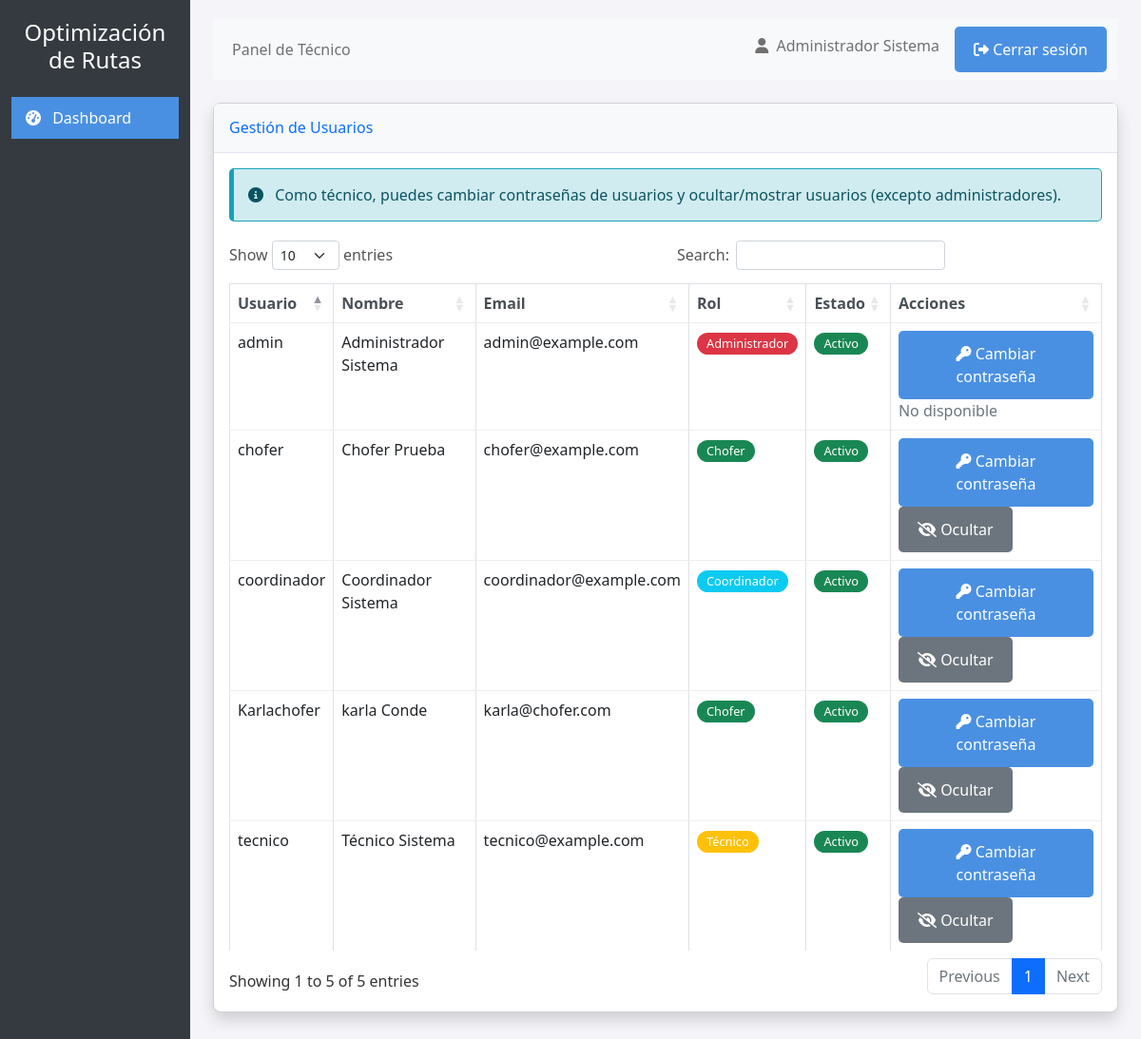
The app's page /technician/dashboard (signed in) with its own data.
### app.py (models this page shows, shortened)
class User(db.Model, UserMixin):
    id = db.Column(db.Integer, primary_key=True)
    username = db.Column(db.String(100), unique=True, nullable=False)
    email = db.Column(db.String(120), unique=True, nullable=False)
    password_hash = db.Column(db.String(200), nullable=False)
    first_name = db.Column(db.String(100), nullable=False)
    last_name = db.Column(db.String(100), nullable=False)
    cedula = db.Column(db.String(20), unique=True, nullable=False)
    role = db.Column(db.String(20), default='driver')  # admin, driver, technician, coordinator
    active = db.Column(db.Boolean, default=True)
    created_at = db.Column(db.DateTime, default=datetime.utcnow)
    driver_info = db.relationship('DriverInfo', backref='user', uselist=False, cascade="all, delete-orphan")
    routes_created = db.relationship('Route', backref='creator', lazy=True, foreign_keys='Route.creator_id')
    routes_driven = db.relationship('RouteCompletion', backref='driver', lazy=True)
    @property
    def is_admin(self):
        return self.role == 'admin'

### app.py (the view)
    @app.route('/technician/dashboard')
    @technician_required
    def technician_dashboard():
        users = User.query.filter_by(active=True).order_by(User.role, User.last_name).all()
        return render_template('technician/dashboard.html', users=users)

### app.py (called while the page is built)
def role_required(*roles):
    def decorator(f):
        @wraps(f)
        def decorated_function(*args, **kwargs):
            if not current_user.is_authenticated:
                flash('Debes iniciar sesión para acceder a esta página.', 'danger')
                return redirect(url_for('login'))
            if current_user.role not in roles:
                flash('No tienes permisos para acceder a esta página.', 'danger')
                return redirect(url_for('dashboard'))
            return f(*args, **kwargs)
        return decorated_function
    return decorator

### templates/technician/dashboard.html (shortened to what this page needs)
{% extends "base.html" %}
{% block page_title %}Panel de Técnico{% endblock %}
{% block sidebar_items %}
<li class="nav-item">
    <a href="{{ url_for('technician_dashboard') }}" class="nav-link active">
        <i class="fas fa-tachometer-alt me-2"></i> Dashboard
    </a>
</li>
{% endblock %}
{% block content %}
<div class="row">
    <div class="col-md-12">
        <div class="card shadow mb-4">
            <div class="card-header py-3">
                <h6 class="m-0 font-weight-bold text-primary">Gestión de Usuarios</h6>
            </div>
            <div class="card-body">
                <div class="alert alert-info">
                    <i class="fas fa-info-circle me-2"></i> Como técnico, puedes cambiar contraseñas de usuarios y ocultar/mostrar usuarios (excepto administradores).
                </div>
                {% if users %}
                <div class="table-responsive">
                    <table class="table table-bordered" id="usersTable">
                        <thead>
                            <tr>
                                <th>Usuario</th>
                                <th>Nombre</th>
                                <th>Email</th>
                                <th>Rol</th>
                                <th>Estado</th>
                                <th>Acciones</th>
                            </tr>
                        </thead>
                        <tbody>
                            {% for user in users %}
                            <tr class="{% if not user.active %}table-secondary{% endif %}">
                                <td>{{ user.username }}</td>
                                <td>{{ user.first_name }} {{ user.last_name }}</td>
                                <td>{{ user.email }}</td>
                                <td>
                                    {% if user.role == 'admin' %}
                                        <span class="badge bg-danger">Administrador</span>
                                    {% elif user.role == 'technician' %}
                                        <span class="badge bg-warning">Técnico</span>
                                    {% elif user.role == 'coordinator' %}
                                        <span class="badge bg-info">Coordinador</span>
                                    {% else %}
                                        <span class="badge bg-success">Chofer</span>
                                    {% endif %}
                                </td>
                                <td>
                                    {% if user.active %}
                                        <span class="badge bg-success">Activo</span>
                                    {% else %}
                                        <span class="badge bg-secondary">Oculto</span>
                                    {% endif %}
                                </td>
                                <td>
                                    <a href="{{ url_for('change_user_password', user_id=user.id) }}" class="btn btn-warning btn-sm">
                                        <i class="fas fa-key"></i> Cambiar contraseña
                                    </a>
                                    {% if not user.is_admin and user.id != current_user.id %}
                                    <form method="POST" action="{{ url_for('toggle_user_status', user_id=user.id) }}" style="display: inline;">
                                        {% if user.active %}
                                        <button type="submit" class="btn btn-secondary btn-sm" onclick="return confirm('¿Estás seguro de que deseas ocultar este usuario?')">
                                            <i class="fas fa-eye-slash"></i> Ocultar
                                        </button>
                                        {% else %}
                                        <button type="submit" class="btn btn-success btn-sm" onclick="return confirm('¿Estás seguro de que deseas activar este usuario?')">
                                            <i class="fas fa-eye"></i> Activar
                                        </button>
                                        {% endif %}
                                    </form>
                                    {% else %}
                                    <span class="text-muted">No disponible</span>
                                    {% endif %}
                                </td>
                            </tr>
                            {% endfor %}
                        </tbody>
                    </table>
                </div>
                {% else %}
                <p class="text-center">No hay usuarios registrados.</p>
                {% endif %}
            </div>
        </div>
    </div>
</div>
{% endblock %}
{% block extra_css %}
<link rel="stylesheet" href="https://cdn.datatables.net/1.11.5/css/dataTables.bootstrap5.min.css">
{% endblock %}

### templates/base.html (shortened to what this page needs)
<!DOCTYPE html>
<html lang="es">
<head>
    <link rel="stylesheet" href="https://cdn.jsdelivr.net/npm/bootstrap@5.2.3/dist/css/bootstrap.min.css">
    <link rel="stylesheet" href="https://cdnjs.cloudflare.com/ajax/libs/font-awesome/6.2.1/css/all.min.css">
    <link rel="stylesheet" href="/static/styles.css">
    {% block extra_css %}{% endblock %}
</head>
<body>
    <div class="container-fluid">
        <div class="row">
            <div class="col-md-2 d-md-block sidebar collapse">
                <div class="position-sticky">
                    <div class="text-center mb-4">
                        <h4>Optimización<br>de Rutas</h4>
                    </div>
                    <ul class="nav flex-column">
                        {% block sidebar_items %}
                        {% endblock %}
                    </ul>
                </div>
            </div>
            <div class="col-md-10 ms-sm-auto px-md-4 content">
                <nav class="navbar navbar-expand-lg navbar-light bg-light mb-4">
                    <div class="container-fluid">
                        <div class="collapse navbar-collapse">
                            <ul class="navbar-nav me-auto mb-2 mb-lg-0">
                                <li class="nav-item">
                                    <span class="nav-link">
                                        {% block page_title %}Dashboard{% endblock %}
                                    </span>
                                </li>
                            </ul>
                            <div class="d-flex">
                                <span class="navbar-text me-3">
                                    <i class="fas fa-user me-1"></i> {{ current_user.first_name }} {{ current_user.last_name }}
                                </span>
                                <a href="{{ url_for('logout') }}" class="btn btn-outline-danger btn-sm">
                                    <i class="fas fa-sign-out-alt"></i> Cerrar sesión
                                </a>
                            </div>
                        </div>
                    </div>
                </nav>
                {% block content %}{% endblock %}
            </div>
        </div>
    </div>
</body>
</html>

### static/styles.css (style rules this page uses)
* { box-sizing: border-box; margin: 0; padding: 0; }
body { font-family: 'Segoe UI', Arial, sans-serif; background-color: #f4f4f9; margin: 0; padding: 0; color: #333; min-height: 100vh; display: flex; flex-direction: column; }
button, .btn { background-color: #4a90e2; color: white; border: none; padding: 12px 20px; border-radius: 5px; cursor: pointer; font-size: 16px; font-weight: 500; transition: background-color 0.3s; text-decoration: none; display: inline-block; }
.btn-secondary { background-color: #6c757d; }
.alert { padding: 15px; margin-bottom: 20px; border-radius: 5px; border-left: 5px solid; }
.alert-info { background-color: #d1ecf1; border-color: #17a2b8; color: #0c5460; }
table { width: 100%; border-collapse: collapse; }
th, td { padding: 12px 15px; text-align: left; border-bottom: 1px solid #eee; }
th { background-color: #f8f9fa; font-weight: 600; color: #495057; }
tr:last-child td { border-bottom: none; }
.badge { display: inline-block; padding: 5px 10px; border-radius: 15px; font-size: 0.8rem; font-weight: 500; }

### templates/base.html (style rules this page uses)
.sidebar { min-height: 100vh; background-color: #343a40; color: #fff; padding-top: 20px; }
.sidebar a { color: #fff; text-decoration: none; padding: 10px 15px; display: block; }
.sidebar a.active { background-color: #4a90e2; }
.sidebar .nav-item { margin-bottom: 5px; }
.content { padding: 20px; }
.card { margin-bottom: 20px; border-radius: 8px; box-shadow: 0 2px 4px rgba(0,0,0,0.1); }
.card-header { background-color: #f8f9fa; border-bottom: 1px solid #e3e6f0; font-weight: bold; }

### records on screen
User: first_name "Administrador", last_name "Sistema", username "admin", email "admin@example.com", role "Administrador", active "Activo"
User: username "coordinador", first_name "Coordinador", last_name "Sistema", email "coordinador@example.com", role "Coordinador", active "Activo"
User: username "Karlachofer", first_name "karla", last_name "Conde", email "karla@chofer.com", role "Chofer", active "Activo"
User: username "chofer", first_name "Chofer", last_name "Prueba", email "chofer@example.com", role "Chofer", active "Activo"
User: username "tecnico", first_name "Técnico", last_name "Sistema", email "tecnico@example.com", role "Técnico", active "Activo"
